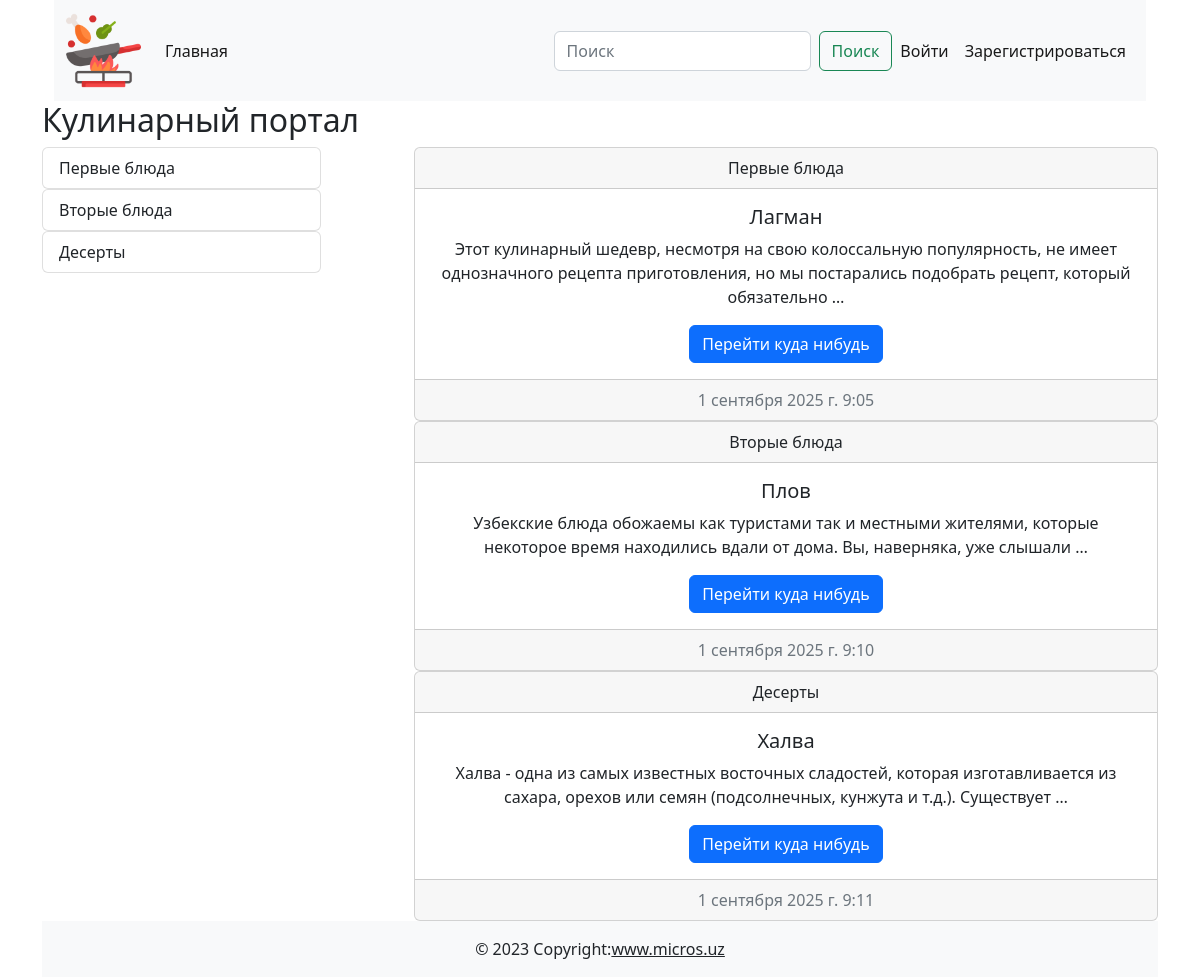
The app's page /, older data.
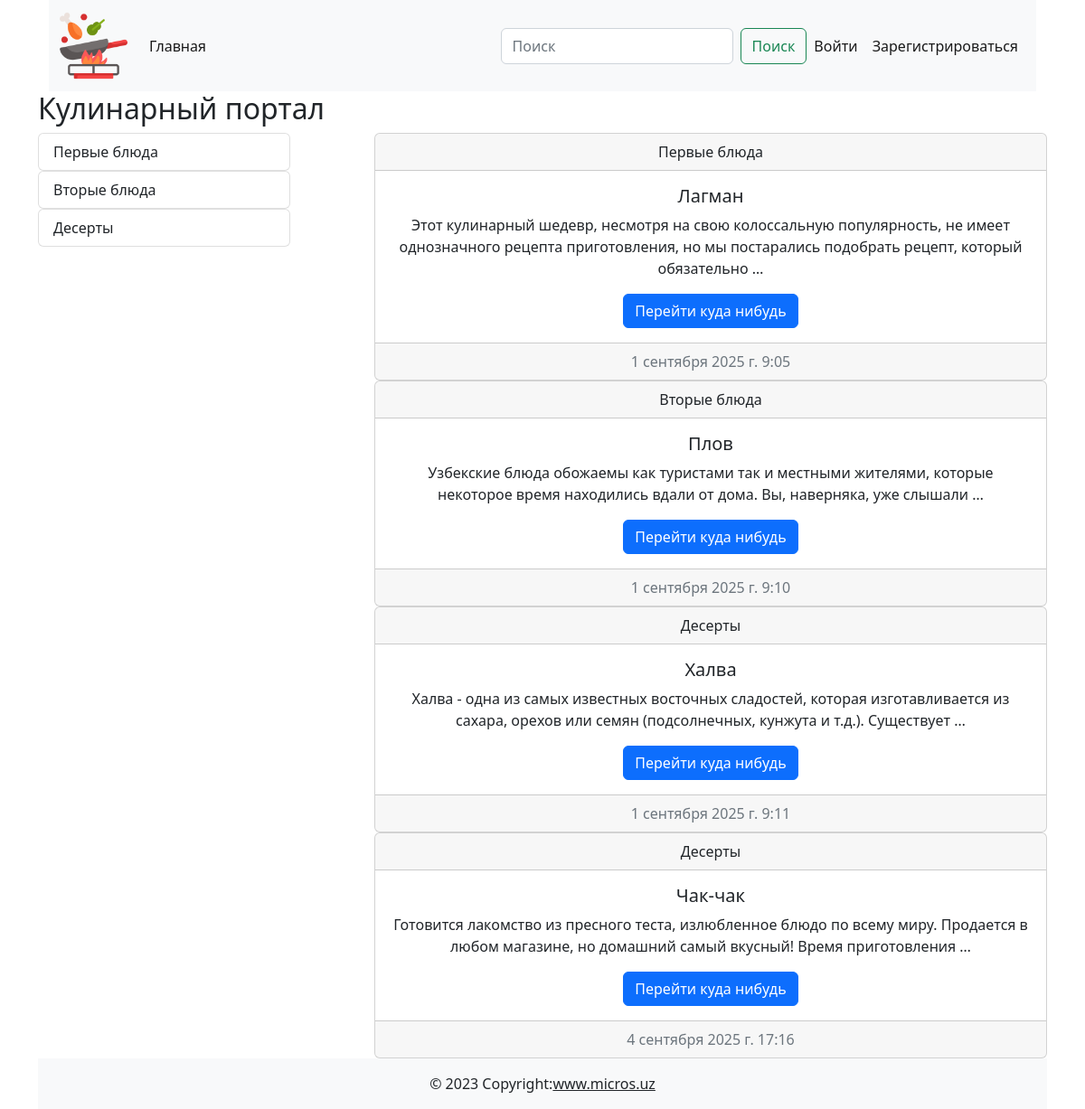
The same page, newer data.
### cooking/models.py (models this page shows)
class Category(models.Model):
    title = models.CharField(max_length=255, verbose_name='Название категории')
    def __str__(self):
        return self.title
    def get_absolute_url(self):
        return reverse('category_list', kwargs={'pk': self.pk})
    class Meta:
        verbose_name = 'Категория'
        verbose_name_plural = 'Категории'

class Post(models.Model):
    title = models.CharField(max_length=255, verbose_name='Заголовок статьи')
    content = models.TextField(default='Скоро тут будет статья...', verbose_name='Текст статьи')
    created_at = models.DateTimeField(auto_now_add=True, verbose_name='Дата создания')
    updated_at = models.DateTimeField(auto_now=True, verbose_name='Дата обновления')
    photo = models.ImageField(upload_to='photos/', blank=True, null=True, verbose_name='Изображения')
    watched = models.IntegerField(default=0, verbose_name='Просмотры')
    is_published = models.BooleanField(default=True, verbose_name='Публикация')
    category = models.ForeignKey(Category, on_delete=models.CASCADE, related_name='posts', verbose_name='Категория')
    author = models.ForeignKey(User, default=None, null=True, blank=True, on_delete=models.CASCADE)
    def __str__(self):
        return self.title
    def get_absolute_url(self):
        return reverse('post_detail', kwargs={'pk': self.pk})
    class Meta:
        verbose_name = 'Пост'
        verbose_name_plural = 'Посты'

### cooking/views.py (the view)
# urls.py: path('', Index.as_view(), name='index'),
class Index(ListView):
    model = Post
    context_object_name = 'posts'
    template_name = 'cooking/index.html'
    extra_context = {'title': 'Главная страница'}

### cooking/templatetags/blog_tags.py (called while the page is built)
@register.simple_tag()
def get_all_categories():
    return Category.objects.annotate(cnt=Count('posts', filter=Q(posts__is_published=True))).filter(cnt__gt=0)

### cooking/templates/cooking/index.html
{% extends 'base.html' %}
{% load blog_tags %}
{% block main %}
<h2>Кулинарный портал</h2>
<div class="d-flex justify-content-between">
    <div class="col-3">
        {% get_all_categories as categories %}
        {% for category in categories %}
        {% include 'cooking/components/_category_buttons.html' %}
        {% endfor %}
    </div>
    <div class="col-8">
        {% for post in posts %}
        {% include 'cooking/components/_post_list.html' %}
        {% endfor %}
    </div>
</div>
{% endblock main %}

### cooking/templates/cooking/components/_category_buttons.html
<div class="list-group">
    <a href="{{ category.get_absolute_url }}" class="list-group-item list-group-item-action">{{ category }}</a>
</div>

### cooking/templates/cooking/components/_post_list.html
<div class="card text-center">
    <div class="card-header">{{ post.category }}</div>
    <div class="card-body"><h5 class="card-title">{{ post }}</h5>
        <p class="card-text">{{ post.content | truncatewords:20 }}</p><a href="{{ post.get_absolute_url }}" class="btn btn-primary">Перейти куда нибудь</a>
    </div>
    <div class="card-footer text-muted">{{ post.created_at }}</div>
</div>

Row changes from the older to the newer data that the page shows:
added Post: category "Десерты", title "Чак-чак", content "Готовится лакомство из пресного теста, излюбленное блюдо по всему миру. Продается в любом магазине, но домашний самый вкусный! Время приготовления …", created_at "4 сентября 2025 г. 17:16"
